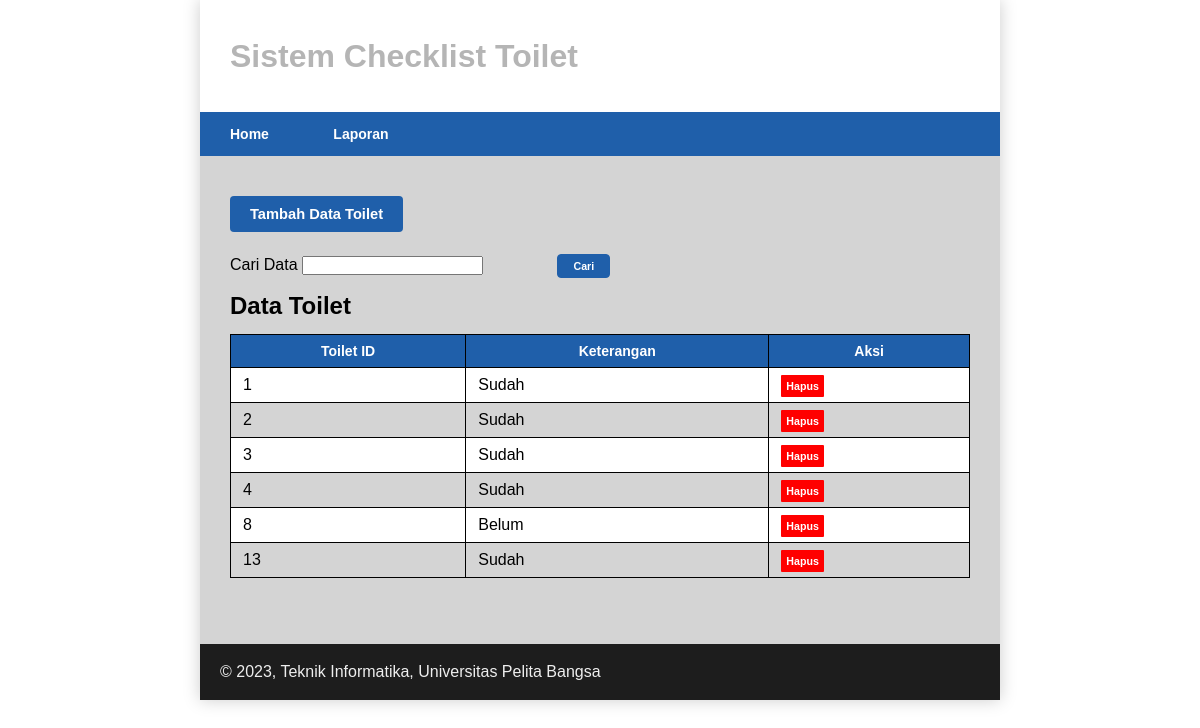
Page /LabUASWeb/laporan.php on the committed database.
### tables this page shows
CREATE TABLE `toilet` (
  `id` int(11) NOT NULL,
  `lokasi` varchar(45) DEFAULT NULL,
  `keterangan` varchar(45) DEFAULT NULL
);

### LabUASWeb/laporan.php (the view, shortened to what this page needs)
<?php
include("koneksi.php");
$q = "";
$sql = 'SELECT * FROM toilet ';
$result = mysqli_query($conn, $sql);
?>
<!DOCTYPE html>
<html lang="en">
<head>
    <link href="style.css" rel="stylesheet" type="text/css" />
</head>
<body>
    <div id="container">
        <header>
            <h1>Sistem Checklist Toilet</h1>
        </header>
        <nav>
            <a href="index.php?page=1">Home</a>
            <a href="laporan.php">Laporan</a>
        </nav>
        <div class="container">
            <tr>
                <a href="tambah.php?id=" class="buttontambah">Tambah Data Toilet</a> <br><br><br>
            </tr>
            <form action="" method="get">
                <label for="q">Cari Data </label>
                <input type="text" id="q" name="q" class="input-q" value="<?php echo $q ?>">
                <input type="submit" name="submit" value="Cari" class="buttoncari"> <br><br>
            </form>
        <h2>Data Toilet</h2> <br>
        <div class="main">
            <table class="table table-striped table-hover">
            <tr>
                <th>Toilet ID</th>
                <th>Keterangan</th>
                <th>Aksi</th>
            </tr>
            <?php if($result): ?>
            <?php while($row = mysqli_fetch_array($result)): ?>
            <tr>
                <td><?= $row['id'];?></td>
                <td><?= $row['keterangan'];?></td>
                <td>
                    <a class="button2" href="hapus_toilet.php?id=<?= $row['id'];?>">Hapus</a></button>
                </td>
            </tr>
            <?php endwhile; else: ?>
            <tr>
                <td style="color: #FFFFFF;" colspan="7">Belum Ada Data</td>
            </tr>
            <?php endif; ?>
            </table>
        </div><br>
    </div>
    <footer>
        <p>&copy; 2023, Teknik Informatika, Universitas Pelita Bangsa</p>
    </footer>
</body>
</html>

### LabUASWeb/style.css (style rules this page uses)
* { margin: 0; padding: 0; }
body { line-height:1; font-size:100%; font-family:'Open Sans', sans-serif; color:#000000; }
#container { width: 800px; margin: 0 auto; box-shadow: 0 0 1em #cccccc; }
.container { background-color: #d4d4d4; padding: 50px 30px; }
nav { display: block; background-color: #1f5faa; }
nav a { padding: 15px 30px; display: inline-block; color: #ffffff; font-size: 14px; text-decoration: none; font-weight: bold; }
a,a:hover { text-decoration:none; }
header { padding: 20px; }
header h1 { margin: 20px 10px; color: #b5b5b5; }
input[type="submit"] { position: relative; border-radius: 4px; border: 1px solid #1f5faa; background-color: #1f5faa; color: #ffffff; font-weight: bold; padding: 5px 15px; }
footer { clear:both; background-color:#1d1d1d; padding:20px; color:#eee; }
body { font-family: sans-serif; }
table { border-collapse: collapse; width: 100%; }
th, td { border: 1px solid rgb(0, 0, 0); font-size: 16px; padding: 9px 12px; }
table th { background:#1f5faa; color:#ffffff; font-weight:bold; font-size:14px; }
table tr:nth-child(even) { background:#ffffff; }
.buttontambah { background: #1f5faa; color: #ffffff; font-size: 11pt; font-weight: bold; border: none; border-radius: 4px; padding: 10px 20px; }
.buttoncari { position: relative; left: 70px; background: #1f5faa; color: #ffffff; font-size: 8pt; font-weight: bold; border: none; border-radius: 4px; }
.button2 { background: #ff0000; color: #ffffff; font-size: 8pt; font-weight: bold; width: 10%; border: none; border-radius: 1px; padding: 5px 5px; }

### rows in the picture
toilet: id "1", keterangan "Sudah"
toilet: id "2", keterangan "Sudah"
toilet: id "3", keterangan "Sudah"
toilet: id "4", keterangan "Sudah"
toilet: id "8", keterangan "Belum"
toilet: id "13", keterangan "Sudah"
